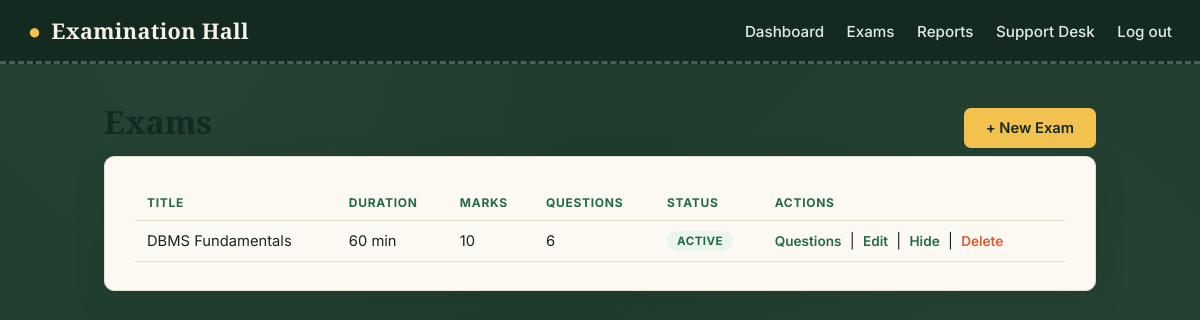
/admin/exams.php (signed in), run on the app's committed database.
### tables this page shows
CREATE TABLE exams (
    exam_id INT AUTO_INCREMENT PRIMARY KEY,
    exam_title VARCHAR(150) NOT NULL,
    exam_description TEXT,
    duration_minutes INT NOT NULL,
    total_marks INT NOT NULL DEFAULT 0,
    is_active TINYINT(1) NOT NULL DEFAULT 1,
    created_at TIMESTAMP NOT NULL DEFAULT CURRENT_TIMESTAMP
);

### includes/functions.php (called while the page is built, shortened)
<?php
function appUrl(string $path = '/'): string {
    static $baseUrl;
    if ($baseUrl === null) {
        $projectRoot = realpath(__DIR__ . '/..');
        $documentRoot = isset($_SERVER['DOCUMENT_ROOT']) ? realpath($_SERVER['DOCUMENT_ROOT']) : false;
        if ($projectRoot && $documentRoot && str_starts_with(strtolower($projectRoot), strtolower($documentRoot))) {
            $relativePath = str_replace('\\', '/', substr($projectRoot, strlen($documentRoot)));
            $baseUrl = rtrim($relativePath, '/');
        } else {
            $baseUrl = '';
        }
    }
    return $baseUrl . '/' . ltrim($path, '/');
}
function h(?string $value): string {
    return htmlspecialchars($value ?? '', ENT_QUOTES, 'UTF-8');
}

### admin/exams.php (the view, shortened to what this page needs)
<?php
require __DIR__ . '/../config/db.php';
require __DIR__ . '/../includes/functions.php';
$exams = $pdo->query("
    SELECT e.*, COUNT(DISTINCT eq.question_id) AS question_count
    FROM exams e
    LEFT JOIN exam_questions eq ON eq.exam_id = e.exam_id
    GROUP BY e.exam_id
    ORDER BY e.exam_id DESC
")->fetchAll();
require __DIR__ . '/../includes/header.php';
?>
<div class="flex-between">
    <h1 class="mt-0">Exams</h1>
    <a href="<?= h(appUrl('/admin/exam_form.php')) ?>" class="btn btn-yellow">+ New Exam</a>
</div>
<div class="card">
    <table>
        <tr><th>Title</th><th>Duration</th><th>Marks</th><th>Questions</th><th>Status</th><th>Actions</th></tr>
        <?php foreach ($exams as $ex): ?>
        <tr>
            <td><?= h($ex['exam_title']) ?></td>
            <td><?= (int)$ex['duration_minutes'] ?> min</td>
            <td><?= (int)$ex['total_marks'] ?></td>
            <td><?= (int)$ex['question_count'] ?></td>
            <td>
                <span class="badge <?= $ex['is_active'] ? 'badge-scored' : 'badge-progress' ?>">
                    <?= $ex['is_active'] ? 'Active' : 'Hidden' ?>
                </span>
            </td>
            <td style="white-space:nowrap;">
                <a class="small-link" href="<?= h(appUrl('/admin/questions.php?exam_id=' . (int)$ex['exam_id'])) ?>">Questions</a>
                &nbsp;|&nbsp;
                <a class="small-link" href="<?= h(appUrl('/admin/exam_form.php?exam_id=' . (int)$ex['exam_id'])) ?>">Edit</a>
                &nbsp;|&nbsp;
                <form method="post" style="display:inline;">
                    <button type="submit" class="small-link" style="background:none;border:none;padding:0;cursor:pointer;font-family:inherit;">
                        <?= $ex['is_active'] ? 'Hide' : 'Unhide' ?>
                    </button>
                </form>
                &nbsp;|&nbsp;
                <form method="post" style="display:inline;" onsubmit="return confirm('Delete this exam and all its attempts?');">
                    <button type="submit" class="small-link" style="background:none;border:none;padding:0;cursor:pointer;font-family:inherit;color:var(--red);">Delete</button>
                </form>
            </td>
        </tr>
        <?php endforeach; ?>
    </table>
</div>
<?php require __DIR__ . '/../includes/footer.php'; ?>

### assets/css/style.css (style rules this page uses)
:root { --chalkboard: #1F3D2E; --chalkboard-dark: #142A20; --chalk: #F5F3E7; --chalk-dim: #E1EBE4; --paper: #FBF9F2; --paper-line: #E4E0D2; --yellow: #F2C14E; --red: #E4572E; --green: #246B45; --ink: #1B2420; --radius: 10px; --shadow: 0 10px 30px rgba(20, 42, 32, 0.15); }
* { box-sizing: border-box; }
html, body { margin: 0; padding: 0; background: var(--chalkboard); color: var(--chalk); font-family: 'Inter', system-ui, sans-serif; min-height: 100%; }
body { background-image: radial-gradient(circle at 15% 10%, rgba(255,255,255,0.03) 0, transparent 40%), radial-gradient(circle at 85% 90%, rgba(255,255,255,0.03) 0, transparent 40%); }
h1, h2, h3 { font-family: 'Playfair Display', Georgia, serif; margin: 0 0 .4em; color: var(--chalkboard-dark); }
a { color: inherit; }
.card { background: var(--paper); border-radius: var(--radius); box-shadow: var(--shadow); padding: 28px 30px; margin-bottom: 22px; border: 1px solid var(--paper-line); color: var(--ink); }
.btn { display: inline-block; background: var(--chalkboard); color: var(--chalk); border: none; padding: 11px 22px; border-radius: 7px; font-weight: 600; font-size: .92rem; cursor: pointer; text-decoration: none; transition: transform .1s, background .15s; }
.btn-yellow { background: var(--yellow); color: var(--chalkboard-dark); }
table { width: 100%; border-collapse: collapse; font-size: .92rem; }
th, td { text-align: left; padding: 10px 12px; border-bottom: 1px solid var(--paper-line); }
th { font-size: .75rem; text-transform: uppercase; letter-spacing: .06em; color: var(--green); font-weight: 700; }
.badge { display: inline-block; padding: 3px 10px; border-radius: 20px; font-size: .72rem; font-weight: 700; text-transform: uppercase; letter-spacing: .04em; }
.badge-scored { background: #EAF5EC; color: var(--green); }
.flex-between { display: flex; align-items: center; justify-content: space-between; gap: 12px; flex-wrap: wrap; }
.mt-0 { margin-top: 0; }
.small-link { font-size: .85rem; color: var(--green); text-decoration: none; font-weight: 600; }

### data on the page
exams: exam_title "DBMS Fundamentals", duration_minutes "60", total_marks "10", question_count "6", is_active "ACTIVE"
